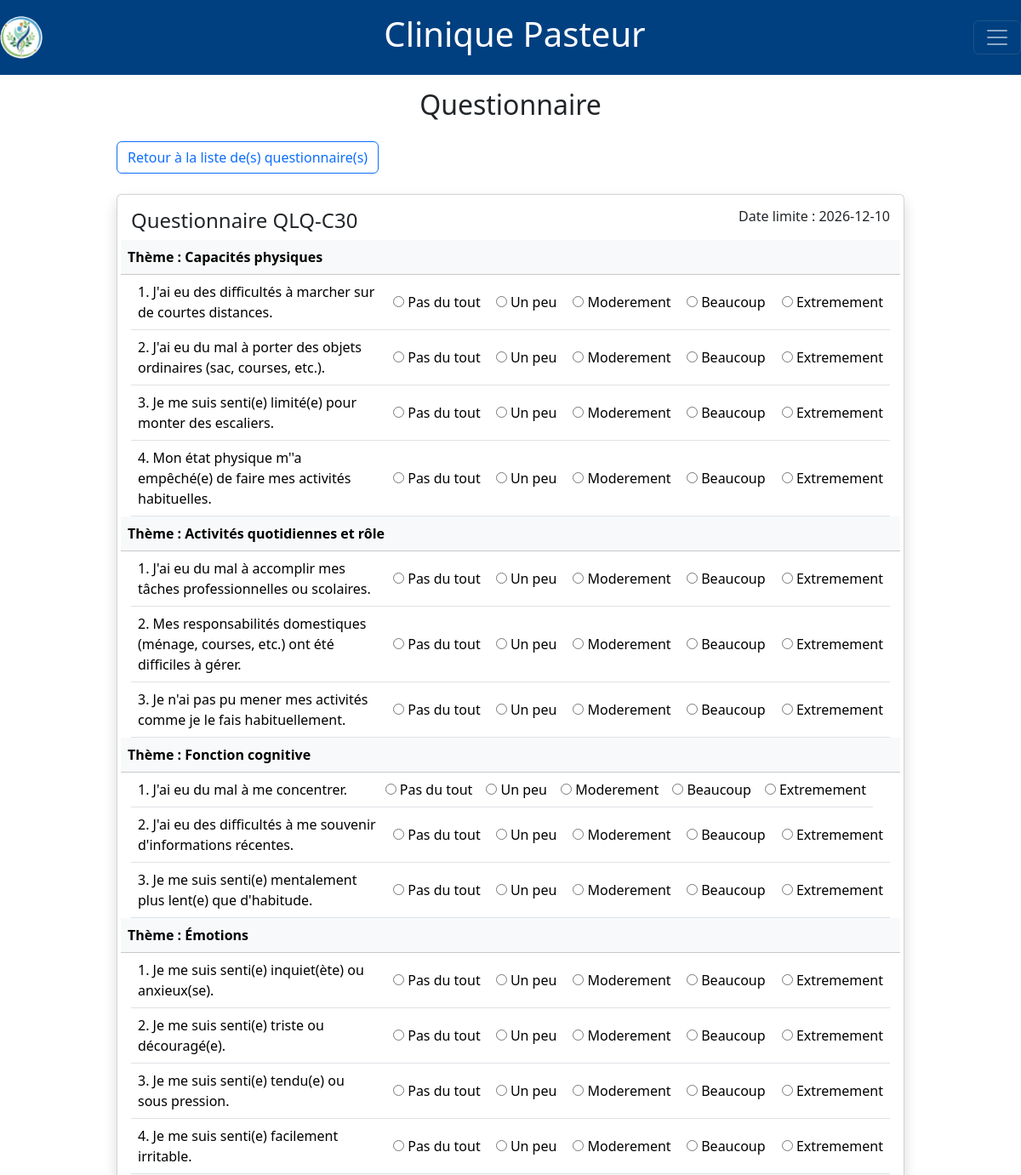
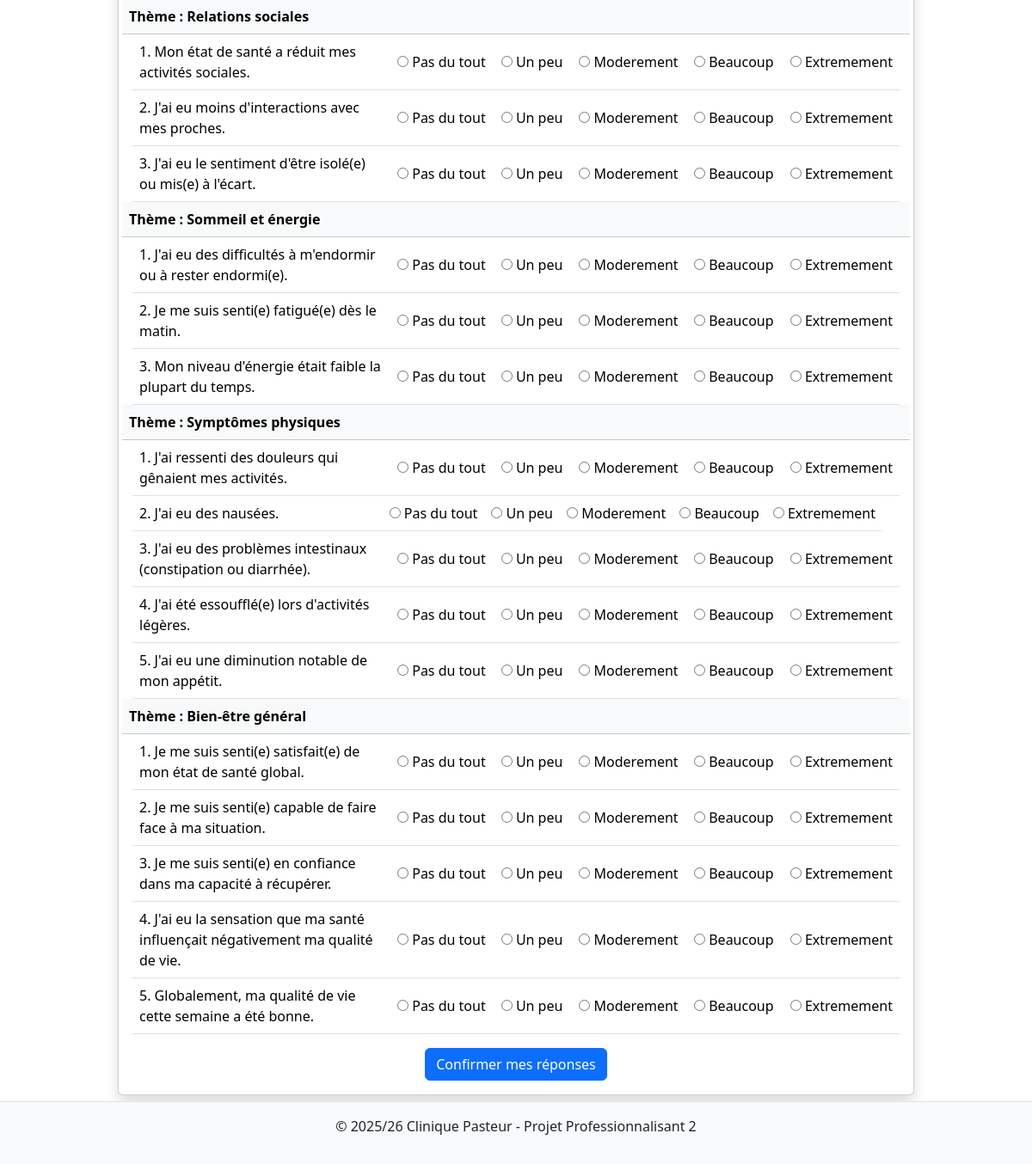
Before: /site/index.php?chx1=questionnaire&chx2=remplir&idPatient=1&idQuestionnaire=1&dateLimite=2026-12-10 with the older database file (2 pictures, top to bottom).
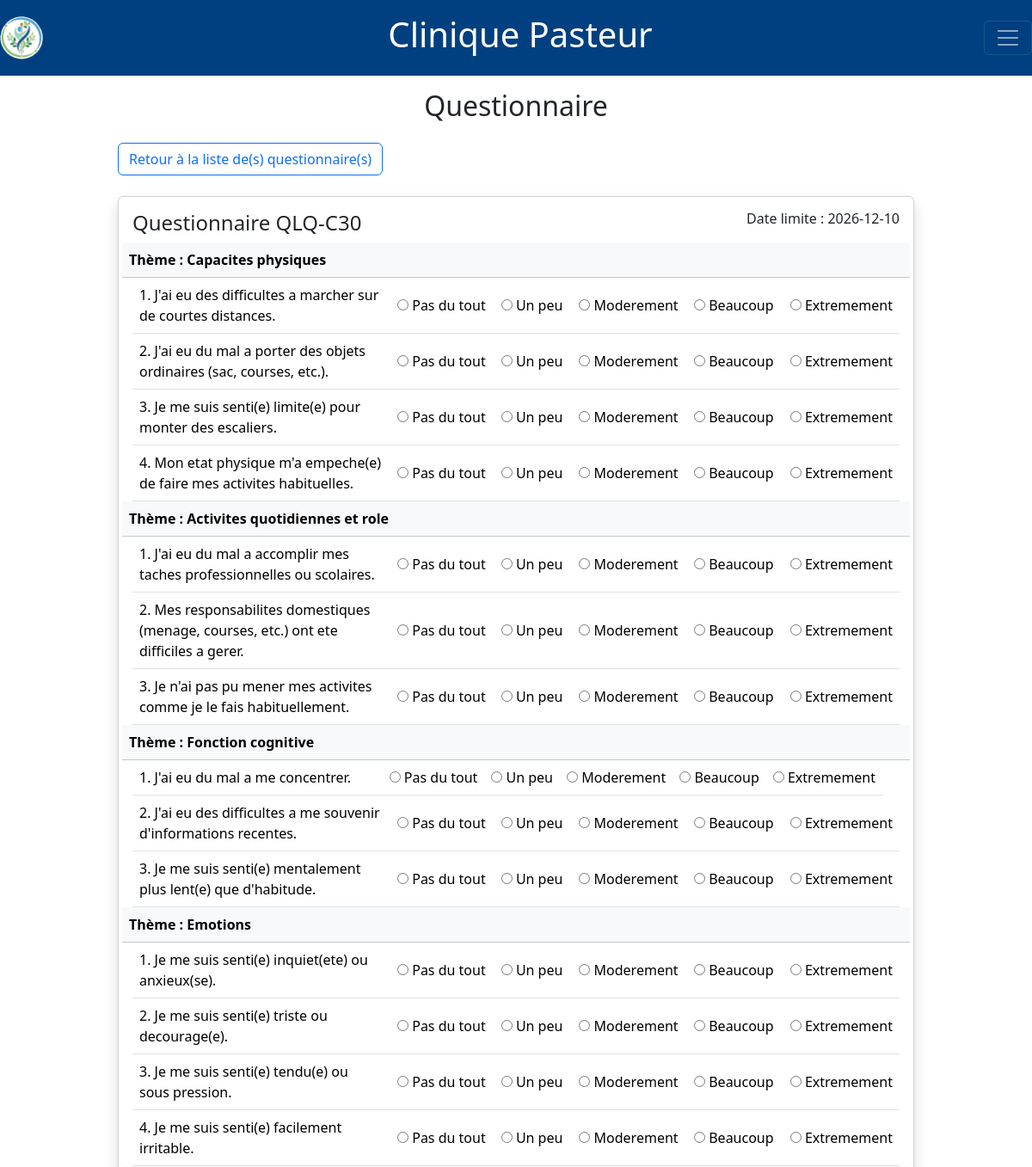
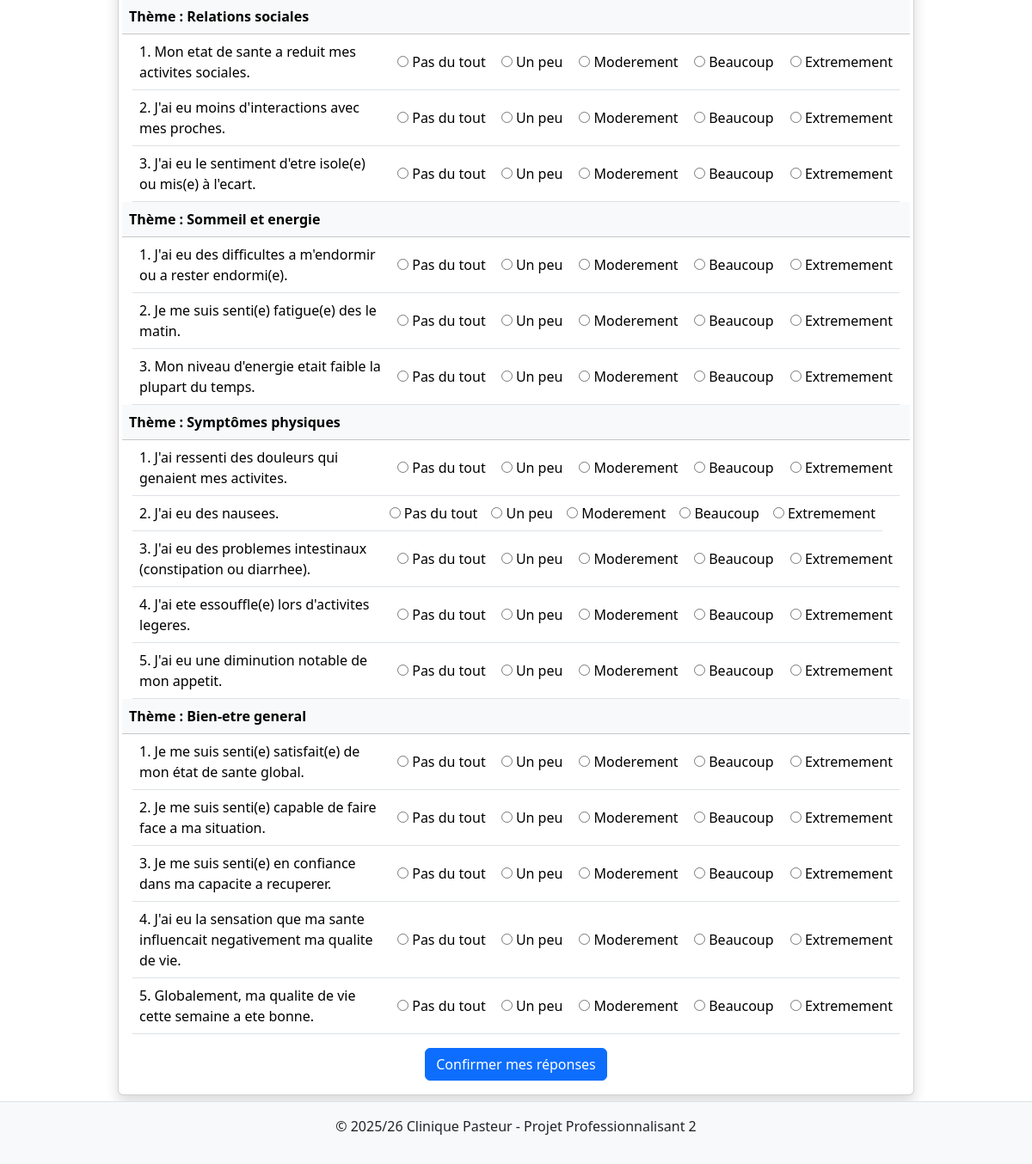
After: the same page with the newer database file (2 pictures, top to bottom).
### tables this page shows
CREATE TABLE IF NOT EXISTS `questionnaire` (
  `id` int NOT NULL AUTO_INCREMENT,
  `libelleQuestionnaire` varchar(100) NOT NULL,
  `descQuestionnaire` text DEFAULT NULL,
  PRIMARY KEY (`id`)
);

CREATE TABLE IF NOT EXISTS `consultation` (
  `id` int NOT NULL AUTO_INCREMENT,
  `idChirResp` int NOT NULL,
  `idInclusion` int NOT NULL,
  `dateConsult` date,
  PRIMARY KEY (`id`),
  KEY `idChirResp` (`idChirResp`),
  KEY `idInclusion` (`idInclusion`),
  UNIQUE KEY `idx_chirurgien_patient` (`idChirResp`, `idInclusion`, `dateConsult`)
);

CREATE TABLE IF NOT EXISTS `question` (
  `id` int NOT NULL AUTO_INCREMENT,
  `numQuestion` int NOT NULL, 
  `idTheme` int NOT NULL,
  `libelleQuestion` varchar(255),
  PRIMARY KEY (`id`),
  KEY `idTheme` (`idTheme`),
  UNIQUE KEY `idx_theme_question` (`numQuestion`, `idTheme`)
);

CREATE TABLE IF NOT EXISTS `theme` (
  `id` int NOT NULL AUTO_INCREMENT,
  `libelleTheme` varchar(100) NOT NULL,
  PRIMARY KEY (`id`)
);

CREATE TABLE IF NOT EXISTS `valeurreponse` (
  `id` int NOT NULL AUTO_INCREMENT,
  `libelleValeur` varchar(100) NOT NULL,
  PRIMARY KEY (`id`)
);

### site/model/c_questionnaireDAO.php (called while the page is built, shortened)
<?php
require_once 'model/c_questionnaire.php';
require_once 'model/c_question.php';
class QuestionnaireDAO {
    public function getQuestionsDuQuestionnaire(int $idQuestionnaire): array {
        $pdo = Connexion::getConnexion();
        $stmt = $pdo->prepare('CALL QuestionsDuQuestionnaire(:idQuestionnaire)');
        $stmt->bindParam(':idQuestionnaire', $idQuestionnaire, PDO::PARAM_INT);
        $stmt->execute();
        $resultats = $stmt->fetchAll(PDO::FETCH_ASSOC);
        $questions = [];
        foreach ($resultats as $row) {
            $question = new Question(
                $row['id'],
                $row['numQuestion'],
                $row['idTheme'],
                $row['libelleTheme'],
                $row['libelleQuestion']
            );
            $questions[] = $question;
        }
        return $questions;
    }
    public function getQuestionnaireById(int $idQuestionnaire, int $idPatient, string $dateLimite): Questionnaire{
        $pdo = Connexion::getConnexion();
        $stmt = $pdo->prepare('CALL QuestionnaireById(:idQuestionnaire, :idPatient, :dateLimite)');
        $stmt->bindParam(':idQuestionnaire', $idQuestionnaire, PDO::PARAM_INT);
        $stmt->bindParam(':idPatient', $idPatient, PDO::PARAM_INT);
        $stmt->bindParam(':dateLimite', $dateLimite, PDO::PARAM_STR);
        $stmt->execute();
        $resultat = $stmt->fetch(PDO::FETCH_ASSOC);
        return new Questionnaire(
            $resultat['id'],
            $resultat['libelleQuestionnaire'],
            $resultat['descQuestionnaire'],
            $resultat['dateConsult']
        );
    }
}

### site/model/c_questionnaire.php (called while the page is built, shortened)
<?php
class Questionnaire {
  private $id;
  private $libelleQuestionnaire;
  private $dateLimite;
  public function __construct(
    $id = null,
    $libelleQuestionnaire = null,
    $descQuestionnaire = null,
    $dateLimite = null
  ) {
    $this->id = $id;
    $this->libelleQuestionnaire = $libelleQuestionnaire;
    $this->dateLimite = $dateLimite;
  }
  public function getId() { return $this->id; }
  public function getLibelleQuestionnaire() { return $this->libelleQuestionnaire; }
  public function getDateLimite() { return $this->dateLimite; }
}

### site/model/c_question.php (called while the page is built, shortened)
<?php
class Question {
  private $numQuestion;
  private $idTheme;
  private $libelleTheme;
  private $libelleQuestion;
  public function __construct(
    $id = null,
    $numQuestion = null,
    $idTheme = null,
    $libelleTheme = null,
    $libelleQuestion = null
  ) {
    $this->numQuestion = $numQuestion;
    $this->idTheme = $idTheme;
    $this->libelleTheme = $libelleTheme;
    $this->libelleQuestion = $libelleQuestion;
  }
  public function getNumQuestion() { return $this->numQuestion; }
  public function getIdTheme() { return $this->idTheme; }
  public function getLibelleTheme() { return $this->libelleTheme; }
  public function getLibelleQuestion() { return $this->libelleQuestion; }
}

### site/model/c_optionDAO.php (called while the page is built, shortened)
<?php
require_once 'model/c_option.php';
class OptionDAO {
  public function getOptions(): array {
    $pdo = Connexion::getConnexion();
    $stmt = $pdo->prepare('SELECT id, libelleValeur FROM valeurreponse');
    $stmt->execute();
    $resultats = $stmt->fetchAll(PDO::FETCH_ASSOC);
    $oListe = [];
    foreach ($resultats as $row) {
      $option = new Option(
        $row['id'],
        $row['libelleValeur']
      );
      $oListe[] = $option;
    }
    return $oListe;
  }
}

### site/model/c_option.php (called while the page is built, shortened)
<?php
class Option {
  private $id;
  private $libelleOption;
  public function __construct(
    $id = null,
    $libelleOption = null
  ) {
    $this->id = $id;
    $this->libelleOption = $libelleOption;
  }
  public function getId() { return $this->id; }
  public function getLibelleOption() { return $this->libelleOption; }
}

### site/view/v_formQuestionnaire.php (the view, shortened to what this page needs)
<article class="row">
    <div class="col-md-10 mx-auto">
        <h2 class="p-3 text-md-center">Questionnaire</h2>
        <a class="btn btn-outline-primary" href="index.php?chx1=questionnaire&amp;chx2=aCompleter&amp;idPatient=<?= $idPatient ?>">Retour à la liste de(s) questionnaire(s)</a>
        <br><br>
        <?php if (empty($questions)) : ?>
            <div class="alert alert-warning" role="alert">
                Aucune question trouvée pour ce questionnaire.
            </div>
        <?php else : ?>
            <div class="card shadow mb-6">
                <div class="card-body">
                    <div class="row">
                        <h4 class="col-4 text-md-start">Questionnaire <?= htmlspecialchars($questionnaire->getLibelleQuestionnaire(), ENT_QUOTES, 'UTF-8') ?></h4>
                        <h6 class="col-4 align-center text-md-end offset-4">Date limite : <?= htmlspecialchars($questionnaire->getDateLimite(), ENT_QUOTES, 'UTF-8') ?></h6>
                    </div>
                    <form method="post" action="index.php?chx1=questionnaire&chx2=verificationReponses&idPatient=<?= $idPatient ?>&idQuestionnaire=<?= intval($questionnaire->getId()) ?>&dateLimite=<?= $questionnaire->getDateLimite() ?>">
                        <?php $themeActuel = ""; ?>
                        <table class="table align-middle">
                            <?php foreach ($questions as $question) :
                                $idTheme = intval($question->getIdTheme());
                                $libelleTheme = $question->getLibelleTheme();
                                $numQuestion = intval($question->getNumQuestion());
                                $libelleQuestion = $question->getLibelleQuestion();
                                if ($themeActuel !== $libelleTheme) : ?>
                                    <thead class="table-light">
                                        <tr class="row">
                                            <?php $themeActuel = $libelleTheme; ?>
                                            <th class="col-md-12 text-md-start">Thème : <?= htmlspecialchars($themeActuel, ENT_QUOTES, 'UTF-8') ?></th>
                                        </tr>
                                    </thead>
                                <?php endif; ?>
                                <tbody class="row">
                                    <td class="col-md-4 text-md-start">
                                        <label>
                                            <?= htmlspecialchars($numQuestion . '. ' . $libelleQuestion, ENT_QUOTES, 'UTF-8') ?>
                                        </label>
                                    </td>
                                    <?php
                                    foreach ($options as $option) : ?>
                                        <td class="text-end">
                                            <input type="radio" name="reponse_<?= $numQuestion ?>_theme_<?= $idTheme ?>" value="<?= htmlspecialchars($option->getId(), ENT_QUOTES, 'UTF-8') ?>" required>
                                            <label><?= htmlspecialchars($option->getLibelleOption(), ENT_QUOTES, 'UTF-8') ?></label>
                                        </td>
                                    <?php endforeach; ?>
                                </tbody>
                            <?php endforeach; ?>
                        </table>
                        <div class="text-md-center">
                            <button type="submit" class="btn btn-primary">Confirmer mes réponses </button>
                        </div>
                    </form>
                <?php endif; ?>
                </div>
            </div>
    </div>
</article>

### site/index.php (shortened to what this page needs)
<?php
$action = $_GET['chx1'] ?? 'accueil';
switch ($action) {
  case 'questionnaire':
    include 'controller/navQuestionController.php';
    break;
}

### site/controller/navQuestionController.php (shortened to what this page needs)
<?php
require_once 'model/c_questionnaireDAO.php';
require_once 'model/c_optionDAO.php';
$action = $_GET['chx2'] ?? '';
switch ($action) {
    case 'remplir':
        include 'view/v_header.php';
        $idPatient = 1;
        $idQuestionnaire =  intval($_GET['idQuestionnaire']);
        $dateLimite = $_GET['dateLimite'];
        $questionnaireDAO = new QuestionnaireDAO();
        $optionDAO = new OptionDAO();
        $questions = $questionnaireDAO->getQuestionsDuQuestionnaire($idQuestionnaire);
        $questionnaire = $questionnaireDAO->getQuestionnaireById($idQuestionnaire, $idPatient, $dateLimite);
        $options = $optionDAO->getOptions();
        require 'view/v_formQuestionnaire.php';
        include 'view/v_footer.php';
        break;
}

### site/view/v_header.php (shortened to what this page needs)
<!DOCTYPE html>
<html lang="fr">
<head>
  <link href="https://cdn.jsdelivr.net/npm/bootstrap@5.3.3/dist/css/bootstrap.min.css" rel="stylesheet">
  <link href="public/css/style.css" rel="stylesheet">
</head>
<body>
  <nav class="navbar navbar-dark sticky-top w-100" style="background-color: #004080;">
    <a class="navbar-brand" href="index.php">
      <img src="public/image/logoClinique.png" alt="Logo Clinique Pasteur" width="50" height="50" class="d-inline-block align-top">
    </a>
    <span class="navbar-text">
      <h1>Clinique Pasteur</h1>
    </span>
    <button class="navbar-toggler" type="button" data-bs-toggle="collapse" data-bs-target="#navbarNav" aria-controls="navbarNav" aria-expanded="false" aria-label="Navigation">
      <span class="navbar-toggler-icon"></span>
    </button>
  </nav>
  <div class="container">

### site/view/v_footer.php (shortened to what this page needs)
</div>
<footer class="bg-light text-center p-3 border-top fixed-bottom w-100">
  <p>&copy; 2025/26 Clinique Pasteur - Projet Professionnalisant 2</p>
</footer>
</body>
</html>

### site/public/css/style.css (style rules this page uses)
html { font-family: Arial, Helvetica, sans-serif; }
nav { background-color: #004aad; }
.navbar-text { color: #ffffff; }
footer.fixed-bottom { height: auto; }
.container { padding-bottom: 80px; }

Changed rows visible on the page:
changed question: idTheme.libelleTheme "Capacités physiques" → "Capacites physiques"; numQuestion+libelleQuestion "1. J'ai eu des difficultés à marcher sur de courtes distances." → "1. J'ai eu des difficultes a marcher sur de courtes distances."
changed question: numQuestion+libelleQuestion "2. J'ai eu du mal à porter des objets ordinaires (sac, courses, etc.)." → "2. J'ai eu du mal a porter des objets ordinaires (sac, courses, etc.)."
changed question: numQuestion+libelleQuestion "3. Je me suis senti(e) limité(e) pour monter des escaliers." → "3. Je me suis senti(e) limite(e) pour monter des escaliers."
changed question: numQuestion+libelleQuestion "4. Mon état physique m''a empêché(e) de faire mes activités habituelles." → "4. Mon etat physique m'a empeche(e) de faire mes activites habituelles."
changed question: idTheme.libelleTheme "Activités quotidiennes et rôle" → "Activites quotidiennes et role"; numQuestion+libelleQuestion "1. J'ai eu du mal à accomplir mes tâches professionnelles ou scolaires." → "1. J'ai eu du mal a accomplir mes taches professionnelles ou scolaires."
changed question: numQuestion+libelleQuestion "2. Mes responsabilités domestiques (ménage, courses, etc.) ont été difficiles à gérer." → "2. Mes responsabilites domestiques (menage, courses, etc.) ont ete difficiles a gerer."
changed question: numQuestion+libelleQuestion "3. Je n'ai pas pu mener mes activités comme je le fais habituellement." → "3. Je n'ai pas pu mener mes activites comme je le fais habituellement."
changed question "Fonction cognitive": numQuestion+libelleQuestion "1. J'ai eu du mal à me concentrer." → "1. J'ai eu du mal a me concentrer."
changed question: numQuestion+libelleQuestion "2. J'ai eu des difficultés à me souvenir d'informations récentes." → "2. J'ai eu des difficultes a me souvenir d'informations recentes."
changed question: idTheme.libelleTheme "Émotions" → "Emotions"; numQuestion+libelleQuestion "1. Je me suis senti(e) inquiet(ète) ou anxieux(se)." → "1. Je me suis senti(e) inquiet(ete) ou anxieux(se)."
changed question: numQuestion+libelleQuestion "2. Je me suis senti(e) triste ou découragé(e)." → "2. Je me suis senti(e) triste ou decourage(e)."
changed question "Relations sociales": numQuestion+libelleQuestion "1. Mon état de santé a réduit mes activités sociales." → "1. Mon etat de sante a reduit mes activites sociales."
changed question: numQuestion+libelleQuestion "3. J'ai eu le sentiment d'être isolé(e) ou mis(e) à l'écart." → "3. J'ai eu le sentiment d'etre isole(e) ou mis(e) à l'ecart."
changed question: idTheme.libelleTheme "Sommeil et énergie" → "Sommeil et energie"; numQuestion+libelleQuestion "1. J'ai eu des difficultés à m'endormir ou à rester endormi(e)." → "1. J'ai eu des difficultes a m'endormir ou a rester endormi(e)."
changed question: numQuestion+libelleQuestion "2. Je me suis senti(e) fatigué(e) dès le matin." → "2. Je me suis senti(e) fatigue(e) des le matin."
changed question: numQuestion+libelleQuestion "3. Mon niveau d'énergie était faible la plupart du temps." → "3. Mon niveau d'energie etait faible la plupart du temps."
changed question "Symptômes physiques": numQuestion+libelleQuestion "1. J'ai ressenti des douleurs qui gênaient mes activités." → "1. J'ai ressenti des douleurs qui genaient mes activites."
changed question: numQuestion+libelleQuestion "2. J'ai eu des nausées." → "2. J'ai eu des nausees."
changed question: numQuestion+libelleQuestion "3. J'ai eu des problèmes intestinaux (constipation ou diarrhée)." → "3. J'ai eu des problemes intestinaux (constipation ou diarrhee)."
changed question: numQuestion+libelleQuestion "4. J'ai été essoufflé(e) lors d'activités légères." → "4. J'ai ete essouffle(e) lors d'activites legeres."
changed question: numQuestion+libelleQuestion "5. J'ai eu une diminution notable de mon appétit." → "5. J'ai eu une diminution notable de mon appetit."
changed question: idTheme.libelleTheme "Bien-être général" → "Bien-etre general"; numQuestion+libelleQuestion "1. Je me suis senti(e) satisfait(e) de mon état de santé global." → "1. Je me suis senti(e) satisfait(e) de mon état de sante global."
changed question: numQuestion+libelleQuestion "2. Je me suis senti(e) capable de faire face à ma situation." → "2. Je me suis senti(e) capable de faire face a ma situation."
changed question: numQuestion+libelleQuestion "3. Je me suis senti(e) en confiance dans ma capacité à récupérer." → "3. Je me suis senti(e) en confiance dans ma capacite a recuperer."
changed question: numQuestion+libelleQuestion "4. J'ai eu la sensation que ma santé influençait négativement ma qualité de vie." → "4. J'ai eu la sensation que ma sante influencait negativement ma qualite de vie."
changed question: numQuestion+libelleQuestion "5. Globalement, ma qualité de vie cette semaine a été bonne." → "5. Globalement, ma qualite de vie cette semaine a ete bonne."
